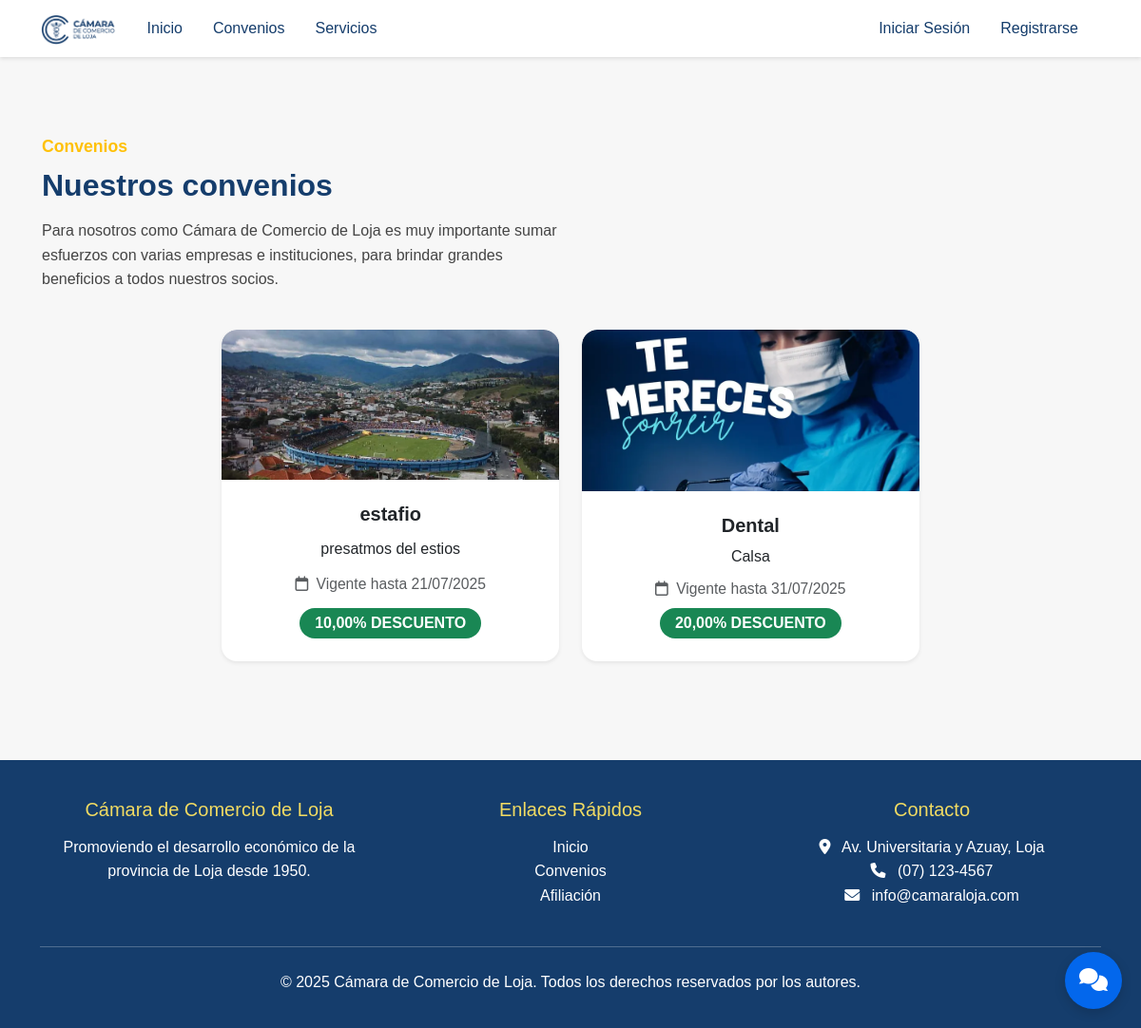
The page /convenios/ on the database as committed earlier.
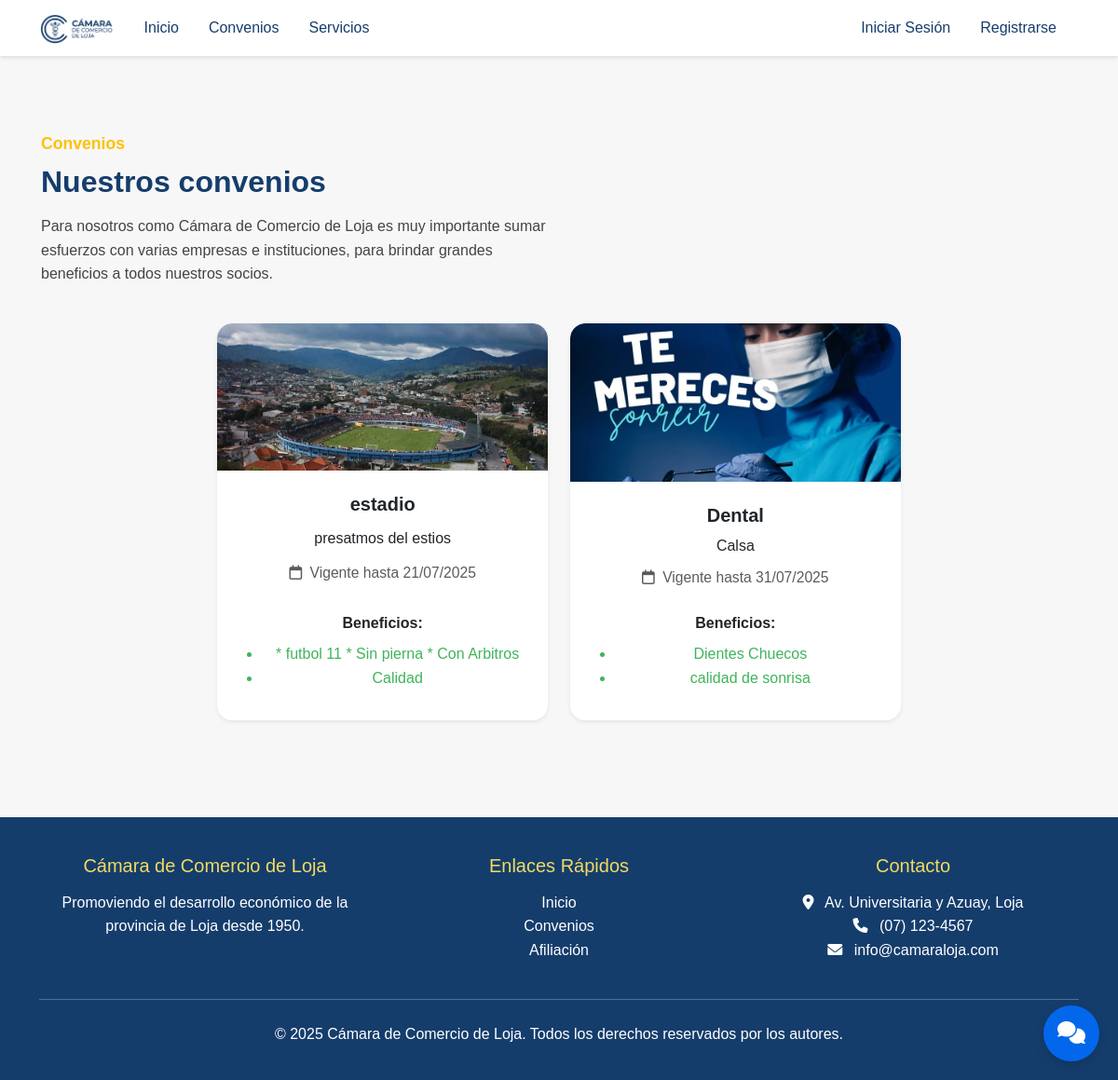
The same page on the database as committed later.
### camara/models.py (models this page shows, shortened)
class Convenio(models.Model):
    CATEGORIA_CHOICES = [
        ('financieros', 'Servicios Financieros'),
        ('turismo', 'Turismo y Hotelería'),
        ('profesionales', 'Servicios Profesionales'),
        ('graficos', 'Servicios Gráficos'),
    ]
    nombre = models.CharField(max_length=255)
    descripcion = models.TextField(null=True, blank=True)
    imagen = models.ImageField(upload_to='convenios/', null=True, blank=True)
    fecha_fin = models.DateField(null=True, blank=True)
    categoria = models.CharField(
        max_length=20,
        choices=CATEGORIA_CHOICES,
        default='financieros'
    )
    tiene_descuento = models.BooleanField(default=False)  # Nuevo campo
    porcentaje_descuento = models.DecimalField(max_digits=5, decimal_places=2, null=True, blank=True)  # Nuevo campo

class Beneficio(models.Model):
    convenio = models.ForeignKey(Convenio, on_delete=models.SET_NULL, null=True)
    descripcion = models.TextField(null=True, blank=True)

### camara/views.py (the view)
# urls.py: path('convenios/', views.convenios, name='convenios'),
def convenios(request):
    convenios = Convenio.objects.all()
    return render(request, 'vista_publica/convenios.html', {'convenios': convenios})

### camara/template/vista_publica/convenios.html (shortened to what this page needs)
{% extends "master.html" %}
{% load static %}
{% block content %}
<div class="container mt-5">
    <div class="row align-items-center mb-4">
        <div class="col-md-6">
            <span class="convenios-subtitulo">Convenios</span>
            <h2 class="convenios-titulo mt-2">Nuestros convenios</h2>
            <p class="convenios-descripcion mt-3">
                Para nosotros como Cámara de Comercio de Loja es muy importante sumar esfuerzos con varias empresas e
                instituciones, para brindar grandes beneficios a todos nuestros socios.
            </p>
        </div>
    </div>
    <div class="row justify-content-center">
        {% for convenio in convenios %}
        <div class="col-md-4 mb-4 d-flex align-items-stretch">
            <div class="card shadow-sm h-100 w-100 border-0 rounded-4">
                {% if convenio.imagen %}
                <img src="{{ convenio.imagen.url }}" alt="{{ convenio.nombre }}" class="card-img-top rounded-top-4"
                    style="max-height:170px;object-fit:cover;">
                {% endif %}
                <div class="card-body text-center d-flex flex-column justify-content-between">
                    <h5 class="card-title mt-2 fw-bold">{{ convenio.nombre }}</h5>
                    <p class="card-text mb-2">{{ convenio.descripcion }}</p>
                    {% if convenio.fecha_fin %}
                    <div class="text-muted mb-2" style="font-size:0.98em;">
                        <i class="fa-regular fa-calendar me-1"></i>
                        Vigente hasta {{ convenio.fecha_fin|date:"d/m/Y" }}
                    </div>
                    {% endif %}
                    {% if convenio.tiene_descuento and convenio.porcentaje_descuento %}
                    <div class="mb-2">
                        <span class="badge bg-success" style="font-size:1em;">
                            {{ convenio.porcentaje_descuento }}% DESCUENTO
                        </span>
                    </div>
                    {% endif %}
                    {% with beneficios=convenio.beneficio_set.all %}
                    {% if beneficios %}
                    <div class="mt-3">
                        <strong>Beneficios:</strong>
                        <ul style="margin-top:8px;">
                            {% for beneficio in beneficios %}
                            <li style="color:#40b45b;">
                                {{ beneficio.descripcion }}
                            </li>
                            {% endfor %}
                        </ul>
                    </div>
                    {% endif %}
                    {% endwith %}
                </div>
            </div>
        </div>
        {% empty %}
        <div class="col-12">
            <div class="alert alert-info text-center">No hay convenios registrados.</div>
        </div>
        {% endfor %}
    </div>
</div>
{% endblock %}

### camara/template/master.html (shortened to what this page needs)
{% load static %}
<!DOCTYPE html>
<html lang="es">
<head>
    <link href="https://cdn.jsdelivr.net/npm/bootstrap@5.3.0/dist/css/bootstrap.min.css" rel="stylesheet">
    <link href="https://cdnjs.cloudflare.com/ajax/libs/font-awesome/6.0.0/css/all.min.css" rel="stylesheet">
    <link rel="stylesheet" href="{% static 'css/style.css' %}">
</head>
<body>
    <nav class="navbar navbar-expand-lg navbar-custom">
        <div class="container">
            <a class="navbar-brand" href="{% url 'home' %}">
                <img src="{% static 'img/logo.png' %}" alt="Logo" class="logo-img me-2" style="height:32px;vertical-align:middle;">
            </a>
            <div class="collapse navbar-collapse" id="navbarNav">
                <ul class="navbar-nav me-auto">
                    {% if user.is_authenticated and user.is_superuser %}
                        <li class="nav-item">
                            <a class="nav-link" href="{% url 'admin_home' %}">Panel Admin</a>
                        </li>
                        <li class="nav-item">
                            <a class="nav-link" href="{% url 'admin_convenios_list' %}">Gestionar Convenios</a>
                        </li>
                        <li class="nav-item">
                            <a class="nav-link" href="{% url 'admin_servicios_list' %}">Gestionar Servicios</a>
                        </li>
                        <li class="nav-item">
                            <a class="nav-link" href="{% url 'admin_notificacion' %}">Notificaciones</a>
                        </li>
                        <li class="nav-item">
                            <a class="nav-link" href="{% url 'admin_reservas_list' %}">Reservas</a>
                        </li>
                    {% else %}
                        <li class="nav-item">
                            <a class="nav-link" href="{% url 'home' %}">Inicio</a>
                        </li>
                        <li class="nav-item">
                            <a class="nav-link" href="{% url 'convenios' %}">Convenios</a>
                        </li>
                        <li class="nav-item">
                            <a class="nav-link" href="{% url 'servicios_publicos' %}">Servicios</a>
                        </li>
                    {% endif %}
                </ul>
                <ul class="navbar-nav">
                    {% if user.is_authenticated %}
                        {% if user.is_superuser or user.is_staff %}
                            <li class="nav-item dropdown">
                                <a class="nav-link dropdown-toggle" href="#" id="navbarDropdownAdmin" role="button" data-bs-toggle="dropdown">
                                    <i class="fas fa-user-shield me-1"></i>{{ user.first_name|default:user.username }}
                                </a>
                                <ul class="dropdown-menu">
                                    <li><a class="dropdown-item" href="/admin/">Panel Admin</a></li>
                                    <li><hr class="dropdown-divider"></li>
                                    <li><a class="dropdown-item" href="{% url 'logout' %}">Cerrar Sesión</a></li>
                                </ul>
                            </li>
                        {% else %}
                            <li class="nav-item dropdown">
                                <a class="nav-link dropdown-toggle" href="#" id="navbarDropdown" role="button" data-bs-toggle="dropdown">
                                    <i class="fas fa-user me-1"></i>{{ user.first_name|default:user.username }}
                                </a>
                                <ul class="dropdown-menu">
                                    <li><a class="dropdown-item" href="{% url 'perfil_usuario' %}">Mi Perfil</a></li>
                                    <li><a class="dropdown-item" href="{% url 'historial_reservas' %}">Mis Reservas</a></li>
                                    <li><a class="dropdown-item" href="{% url 'notificaciones' %}">Notificaciones</a></li>
                                    <li><hr class="dropdown-divider"></li>
                                    <li><a class="dropdown-item" href="{% url 'logout' %}">Cerrar Sesión</a></li>
                                </ul>
                            </li>
                        {% endif %}
                    {% else %}
                        <li class="nav-item">
                            <a class="nav-link" href="{% url 'login' %}">Iniciar Sesión</a>
                        </li>
                        <li class="nav-item">
                            <a class="nav-link" href="{% url 'registro' %}">Registrarse</a>
                        </li>
                    {% endif %}
                </ul>
            </div>
        </div>
    </nav>
    <main>
        {% block content %}{% endblock %}
    </main>
    <footer class="footer mt-5">
        <div class="container">
            <div class="row">
                <div class="col-md-4">
                    <h5>Cámara de Comercio de Loja</h5>
                    <p>Promoviendo el desarrollo económico de la provincia de Loja desde 1950.</p>
                </div>
                <div class="col-md-4">
                    <h5>Enlaces Rápidos</h5>
                    <ul class="list-unstyled">
                        <li><a href="{% url 'home' %}">Inicio</a></li>
                        <li><a href="{% url 'convenios' %}">Convenios</a></li>
                        <li><a href="{% url 'registro' %}">Afiliación</a></li>
                    </ul>
                </div>
                <div class="col-md-4">
                    <h5>Contacto</h5>
                    <p>
                        <i class="fas fa-map-marker-alt me-2"></i>
                        Av. Universitaria y Azuay, Loja<br>
                        <i class="fas fa-phone me-2"></i>
                        (07) 123-4567<br>
                        <i class="fas fa-envelope me-2"></i>
                        info@camaraloja.com
                    </p>
                </div>
            </div>
            <hr class="my-4">
            <div class="text-center">
                <p>&copy; 2025 Cámara de Comercio de Loja. Todos los derechos reservados por los autores.</p>
            </div>
        </div>
    </footer>
    <button id="chatbot-toggle" class="chatbot-toggle" title="Asistente Virtual">
        <i class="fas fa-comments"></i>
    </button>
</body>
</html>

### camara/static/css/style.css (style rules this page uses)
:root { --color-logo: #153D6C; --color-azul-brillante: #0367EC; --color-dorado: #B48314; --color-amarillo-claro: #F1DB62; --color-blanco: #FFFFFF; --color-gris-claro: #F8F9FA; --color-gris: #6C757D; --color-oscuro: #212529; }
* { margin: 0; padding: 0; box-sizing: border-box; }
body { font-family: 'Segoe UI', Tahoma, Geneva, Verdana, sans-serif; line-height: 1.6; color: var(--color-oscuro); background-color: var(--color-gris-claro); }
body { font-family: Arial, sans-serif; background: #f7f7f7; margin: 0; padding: 0; }
nav a { color: #fff; margin-right: 1em; text-decoration: none; }
main { padding: 2em; }
footer { background: #003366; color: #fff; text-align: center; padding: 1em; }
h2 { color: #003366; }
.navbar-brand { font-weight: bold; color: var(--color-logo) !important; }
.navbar-custom { background-color: var(--color-blanco); box-shadow: 0 2px 4px rgba(0,0,0,0.1); }
.navbar-custom .navbar-nav .nav-link { color: var(--color-logo); font-weight: 500; transition: color 0.3s ease; }
.card { border: none; border-radius: 15px; box-shadow: 0 4px 6px rgba(0,0,0,0.1); transition: all 0.3s ease; overflow: hidden; }
.chatbot-toggle { position: fixed; bottom: 20px; right: 20px; background-color: var(--color-azul-brillante); color: var(--color-blanco); border: none; border-radius: 50%; width: 60px; height: 60px; font-size: 1.5rem; box-shadow: 0 4px 12px rgba(0,0,0,0.15); transition: all 0.3s ease; z-index: 1000; }
.convenios-subtitulo { color: #ffc107; font-weight: 600; font-size: 1.1rem; }
.convenios-titulo { color: #153D6C; font-weight: bold; }
.convenios-descripcion { color: #444; font-size: 1rem; }
.footer { background-color: var(--color-logo); color: var(--color-blanco); padding: 40px 0 20px; margin-top: 50px; }
.footer h5 { color: var(--color-amarillo-claro); margin-bottom: 15px; }
.footer a { color: var(--color-blanco); text-decoration: none; transition: color 0.3s ease; }

Rows that differ between the two databases and show on the page:
changed Convenio "presatmos del estios": nombre "estafio" → "estadio"; porcentaje_descuento "10,00" → (not shown); now shows "Beneficios:"
added Beneficio: descripcion "* futbol 11 * Sin pierna * Con Arbitros", shown under Convenio "presatmos del estios"
added Beneficio: descripcion "Calidad", shown under Convenio "presatmos del estios"
changed Convenio "Dental": tiene_descuento True → False (drawn); porcentaje_descuento "20,00" → (not shown); now shows "Beneficios:"
added Beneficio: descripcion "Dientes Chuecos", shown under Convenio "Dental"
added Beneficio: descripcion "calidad de sonrisa", shown under Convenio "Dental"
